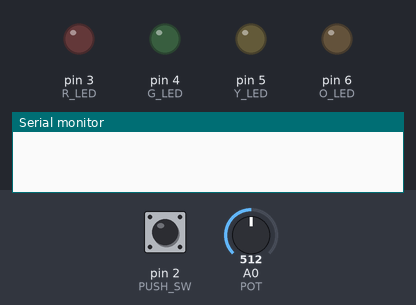
Recording of a sketch running on a simulated Arduino Uno, built with avr-gcc and run on an emulated ATmega328P. Parts: output pins drawn as LEDs (lit = HIGH), the last lines printed to the serial monitor. Inputs (shaded band) come from the test bench; at power-on: pin 2 (PUSH_SW) HIGH, A0 (POT) = 512.

Above: at 0.8 s.
0.9 s: pin 2 (PUSH_SW) pulled LOW for 0.15 s
At 2.1 s:
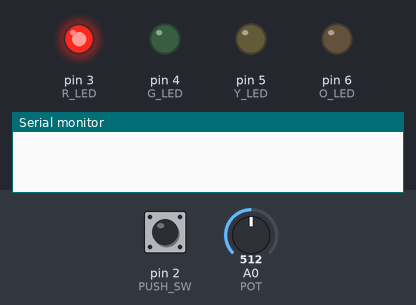
2.5 s: pin 2 (PUSH_SW) pulled LOW for 1 s
At 3.6 s:
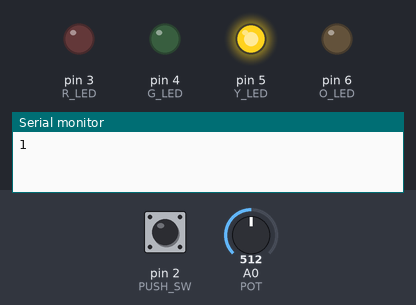
5.0 s: pin 2 (PUSH_SW) pulled LOW for 0.15 s
At 5.7 s:
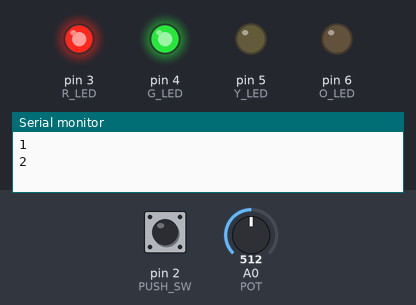
6.6 s: pin 2 (PUSH_SW) pulled LOW for 3.2 s
At 7.7 s:
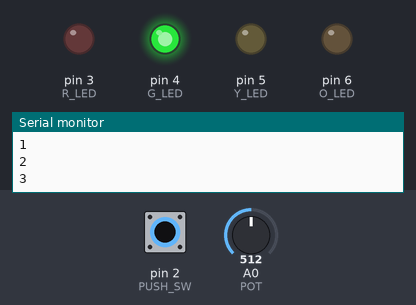
11.3 s: pin 2 (PUSH_SW) pulled LOW for 0.15 s
At 11.7 s:
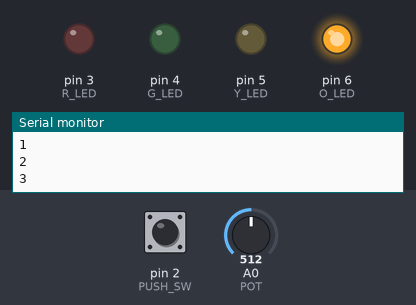
Timing chart, 0 to 13.9 s (numbered marks = the images above; inputs shaded):
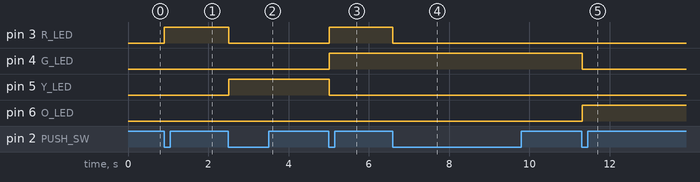

The sketch:

checkpoint1_v2.ino
```cpp
#include <Arduino_FreeRTOS.h>
#define R_LED 3
#define G_LED 4
#define Y_LED 5
#define O_LED 6
#define PUSH_SW 2
#define POT A0
#define STACK_SIZE 100

int mode_sel = 0;
int count_show = 0;
int pot_val = 0;
int delay_time = 500;

void setup() {
 Serial.begin(9600);
 xTaskCreate(Read_Switch, "Read push button switch", STACK_SIZE, NULL, 1, NULL);
 xTaskCreate(Read_Poten, "Read Potentiometer", STACK_SIZE, NULL, 1, NULL);
 xTaskCreate(Display_R_LED, "Red LED Task", STACK_SIZE, NULL, 1, NULL);
 xTaskCreate(Display_G_LED, "Green LED Task", STACK_SIZE, NULL, 1, NULL);
 xTaskCreate(Display_Y_LED, "Yellow LED Task", STACK_SIZE, NULL, 1, NULL);
 xTaskCreate(Display_O_LED, "Orange LED Task", STACK_SIZE, NULL, 1, NULL);
 vTaskStartScheduler();
}

void Read_Poten(void *pvParameters){
  while (1){
    pot_val = analogRead(POT); // read the input pin
    //Serial.println(pot_val);
    delay_time = map(pot_val, 0, 1023, 50, 1500);
  }
}

void Display_R_LED(void *pvParameters)
{
  pinMode(R_LED, OUTPUT);
  while (1){
    //Serial.println("R_LED");
    if(mode_sel == 0){
      if(count_show == 0){
        digitalWrite(R_LED, HIGH);
        vTaskDelay(pdMS_TO_TICKS(delay_time));
        digitalWrite(R_LED, LOW);
      }
      else
        vTaskDelay(pdMS_TO_TICKS(delay_time));
    }
    else if(mode_sel == 1){
      if(count_show == 3){
        digitalWrite(R_LED, HIGH);
        vTaskDelay(pdMS_TO_TICKS(delay_time));
        digitalWrite(R_LED, LOW);
      }
      else
        vTaskDelay(pdMS_TO_TICKS(delay_time));
    }
    else if(mode_sel == 2){
      if(count_show >=1 && count_show <= 7){
        digitalWrite(R_LED, HIGH);
        vTaskDelay(pdMS_TO_TICKS(delay_time));
        digitalWrite(R_LED, LOW);
      }
      else
        vTaskDelay(pdMS_TO_TICKS(delay_time));
    }
    else if(mode_sel == 3){
      if(count_show == 4){
        digitalWrite(R_LED, HIGH);
        vTaskDelay(pdMS_TO_TICKS(delay_time));
        digitalWrite(R_LED, LOW);
      }
      else
        vTaskDelay(pdMS_TO_TICKS(delay_time));
    }
    count_show++;
  Serial.println(count_show);
  if(mode_sel < 2){
    if(count_show > 4)
      count_show = 0;
  }
  else{
    if(count_show > 7)
      count_show = 0;
  }
  }
}

void Display_G_LED(void *pvParameters)
{
  pinMode(G_LED, OUTPUT);
  while (1){
    //Serial.println("G_LED");
    if(mode_sel == 0){
      if(count_show == 1){
        digitalWrite(G_LED, HIGH);
        vTaskDelay(pdMS_TO_TICKS(delay_time));
        digitalWrite(G_LED, LOW);
      }
      else
        vTaskDelay(pdMS_TO_TICKS(delay_time));
    }
    else if(mode_sel == 1){
      if(count_show == 2){
        digitalWrite(G_LED, HIGH);
        vTaskDelay(pdMS_TO_TICKS(delay_time));
        digitalWrite(G_LED, LOW);
      }
      else
        vTaskDelay(pdMS_TO_TICKS(delay_time));
    }
    else if(mode_sel == 2){
      if(count_show >=2 && count_show <= 6){
        digitalWrite(G_LED, HIGH);
        vTaskDelay(pdMS_TO_TICKS(delay_time));
        digitalWrite(G_LED, LOW);
      }
      else
        vTaskDelay(pdMS_TO_TICKS(delay_time));
    }
    else if(mode_sel == 3){
      if(count_show >=3 && count_show <= 5){
        digitalWrite(G_LED, HIGH);
        vTaskDelay(pdMS_TO_TICKS(delay_time));
        digitalWrite(G_LED, LOW);
      }
      else
        vTaskDelay(pdMS_TO_TICKS(delay_time));
    }
  }
}

void Display_Y_LED(void *pvParameters)
{
  pinMode(Y_LED, OUTPUT);
  while (1){
    if(mode_sel == 0){
      if(count_show == 2){
        digitalWrite(Y_LED, HIGH);
        vTaskDelay(pdMS_TO_TICKS(delay_time));
        digitalWrite(Y_LED, LOW);
      }
      else
        vTaskDelay(pdMS_TO_TICKS(delay_time));
    }
    else if(mode_sel == 1){
      if(count_show == 1){
        digitalWrite(Y_LED, HIGH);
        vTaskDelay(pdMS_TO_TICKS(delay_time));
        digitalWrite(Y_LED, LOW);
      }
      else
        vTaskDelay(pdMS_TO_TICKS(delay_time));
    }
    else if(mode_sel == 2){
      if(count_show >=3 && count_show <= 5){
        digitalWrite(Y_LED, HIGH);
        vTaskDelay(pdMS_TO_TICKS(delay_time));
        digitalWrite(Y_LED, LOW);
      }
      else
        vTaskDelay(pdMS_TO_TICKS(delay_time));
    }
    else if(mode_sel == 3){
      if(count_show >=2 && count_show <= 6){
        digitalWrite(Y_LED, HIGH);
        vTaskDelay(pdMS_TO_TICKS(delay_time));
        digitalWrite(Y_LED, LOW);
      }
      else
        vTaskDelay(pdMS_TO_TICKS(delay_time));
    }
  }
}

void Display_O_LED(void *pvParameters)
{
  pinMode(O_LED, OUTPUT);
  while (1){
    if(mode_sel == 0){
      if(count_show == 3){
        digitalWrite(O_LED, HIGH);
        vTaskDelay(pdMS_TO_TICKS(delay_time));
        digitalWrite(O_LED, LOW);
      }
      else
        vTaskDelay(pdMS_TO_TICKS(delay_time));
    }
    else if(mode_sel == 1){
      if(count_show == 0){
        digitalWrite(O_LED, HIGH);
        vTaskDelay(pdMS_TO_TICKS(delay_time));
        digitalWrite(O_LED, LOW);
      }
      else
        vTaskDelay(pdMS_TO_TICKS(delay_time));
    }
    else if(mode_sel == 2){
      if(count_show == 4){
        digitalWrite(O_LED, HIGH);
        vTaskDelay(pdMS_TO_TICKS(delay_time));
        digitalWrite(O_LED, LOW);
      }
      else
        vTaskDelay(pdMS_TO_TICKS(delay_time));
    }
    else if(mode_sel == 3){
      if(count_show >=1 && count_show <= 7){
        digitalWrite(O_LED, HIGH);
        vTaskDelay(pdMS_TO_TICKS(delay_time));
        digitalWrite(O_LED, LOW);
      }
      else
        vTaskDelay(pdMS_TO_TICKS(delay_time));
    }
  }
}

void Read_Switch(void *pvParameters){
  pinMode(PUSH_SW, INPUT);
  while (1) {
    int sw_status = digitalRead(PUSH_SW);
    if (sw_status==LOW){
      vTaskDelay(pdMS_TO_TICKS(10));
      sw_status = digitalRead(PUSH_SW);
      if (sw_status==LOW){
        while(sw_status==LOW){
          sw_status = digitalRead(PUSH_SW);
        }
        mode_sel++;
        if (mode_sel>3)
          mode_sel=0;
       }
    }
  }
}

void loop() {}
```

Measured:
- after the input at 0.9 s, pin 3 (R_LED): LOW → HIGH at once
- after the input at 2.5 s, pin 3 (R_LED): HIGH → LOW at once; pin 5 (Y_LED): LOW → HIGH at once
- after the input at 5.0 s, pin 3 (R_LED), pin 4 (G_LED): LOW → HIGH at once; pin 5 (Y_LED): HIGH → LOW at once
- after the input at 6.6 s, pin 3 (R_LED): HIGH → LOW at once
- after the input at 11.3 s, pin 4 (G_LED): HIGH → LOW at once; pin 6 (O_LED): LOW → HIGH at once
